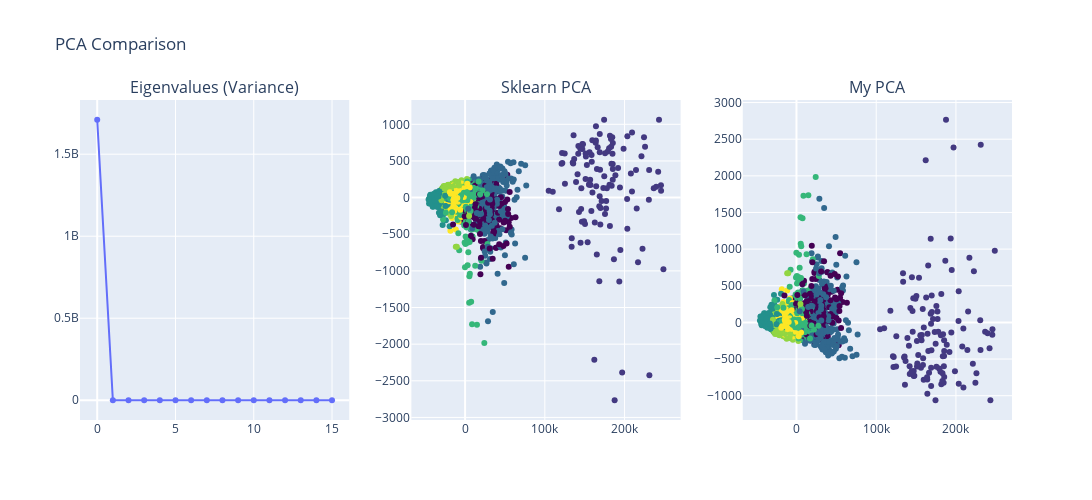

Write notebook code for a chart like this one.
### Markdown cell above
## PCA

### Code cell
class My_PCA():
    def __init__(self):
        self.U = None
        self.L = None
        self.mean = None


    def fit(self, X):
        #Compute the covariance matrix. 
        X_ = np.asarray(X)
        self.mean = np.mean(X_, axis=0)
        X_c = X_ - self.mean
        C = (X_c.T @ X_c) / (X_c.shape[0] - 1)
        self.L, self.U = np.linalg.eigh(C)

        idx = np.argsort(self.L)[::-1]
        self.L = self.L[idx]
        self.U = self.U[:,idx]

        return self.L, self.U
    
    def transform(self, X, d):
        X_ = np.asarray(X)
        X_c = X_-self.mean
        return X_c @ self.U[:,:d]
    
my_pca = My_PCA()
sk_pca = PCA(2)

L, U = my_pca.fit(X_train)
my_comp = my_pca.transform(X_test, 2)

sk_pca.fit(X_train)
sk_comp = sk_pca.transform(X_test)

fig = make_subplots(
    rows=1, cols=3, 
    subplot_titles=("Eigenvalues (Variance)", "Sklearn PCA", "My PCA")
)

fig.add_trace(
    go.Scatter(x=np.arange(len(L)), y=L, mode='lines+markers', name="Autovalori"),
    row=1, col=1
)

fig.add_trace(
    go.Scatter(
        x=sk_comp[:, 0], y=sk_comp[:, 1], 
        mode='markers', 
        marker=dict(color=colors, colorscale='Viridis'),
        name="Sklearn"
    ),
    row=1, col=2
)

fig.add_trace(
    go.Scatter(
        x=my_comp[:, 0], y=my_comp[:, 1], 
        mode='markers', 
        marker=dict(color=colors, colorscale='Viridis'),
        name="My PCA"
    ),
    row=1, col=3
)

# Aggiornamento layout per titoli e dimensioni
fig.update_layout(
    height=500, 
    width=1500, 
    title_text="PCA Comparison",
    showlegend=False
)

fig.show()

### Figure 1 — Plotly figure (JSON) as saved in the notebook; plotly's stock layout.template omitted (floating-point values rounded to 4 significant figures; data arrays with more than 128 entries replaced by an {"elided": "..."} marker saying what was removed)
{"data": [{"mode": "lines+markers", "name": "Autovalori", "type": "scatter", "x": [0, 1, 2, 3, 4, 5, 6, 7, 8, 9, 10, 11, 12, 13, 14, 15], "xaxis": "x", "y": [1710000000.0, 52190.0, 3302.0, 400.9, 43.26, 0.6202, 0.002035, 0.001284, 0.0002062, 5.75e-05, 1.232e-05, 2.098e-06, 3.533e-07, 1.045e-08, 7.951e-09, 2.569e-10], "yaxis": "y"}, {"marker": {"color": {"elided": "2723 int values"}, "colorscale": [[0, "#440154"], [0.1111, "#482878"], [0.2222, "#3e4989"], [0.3333, "#31688e"], [0.4444, "#26828e"], [0.5556, "#1f9e89"], [0.6667, "#35b779"], [0.7778, "#6ece58"], [0.8889, "#b5de2b"], [1, "#fde725"]]}, "mode": "markers", "name": "Sklearn", "type": "scatter", "x": {"elided": "2723 float values"}, "xaxis": "x2", "y": {"elided": "2723 float values"}, "yaxis": "y2"}, {"marker": {"color": {"elided": "2723 int values"}, "colorscale": [[0, "#440154"], [0.1111, "#482878"], [0.2222, "#3e4989"], [0.3333, "#31688e"], [0.4444, "#26828e"], [0.5556, "#1f9e89"], [0.6667, "#35b779"], [0.7778, "#6ece58"], [0.8889, "#b5de2b"], [1, "#fde725"]]}, "mode": "markers", "name": "My PCA", "type": "scatter", "x": {"elided": "2723 float values"}, "xaxis": "x3", "y": {"elided": "2723 float values"}, "yaxis": "y3"}], "layout": {"annotations": [{"font": {"size": 16}, "showarrow": false, "text": "Eigenvalues (Variance)", "x": 0.1444, "xanchor": "center", "xref": "paper", "y": 1, "yanchor": "bottom", "yref": "paper"}, {"font": {"size": 16}, "showarrow": false, "text": "Sklearn PCA", "x": 0.5, "xanchor": "center", "xref": "paper", "y": 1, "yanchor": "bottom", "yref": "paper"}, {"font": {"size": 16}, "showarrow": false, "text": "My PCA", "x": 0.8556, "xanchor": "center", "xref": "paper", "y": 1, "yanchor": "bottom", "yref": "paper"}], "height": 500, "showlegend": false, "title": {"text": "PCA Comparison"}, "width": 1500, "xaxis": {"anchor": "y", "domain": [0, 0.2889]}, "xaxis2": {"anchor": "y2", "domain": [0.3556, 0.6444]}, "xaxis3": {"anchor": "y3", "domain": [0.7111, 1]}, "yaxis": {"anchor": "x", "domain": [0, 1]}, "yaxis2": {"anchor": "x2", "domain": [0, 1]}, "yaxis3": {"anchor": "x3", "domain": [0, 1]}}}
